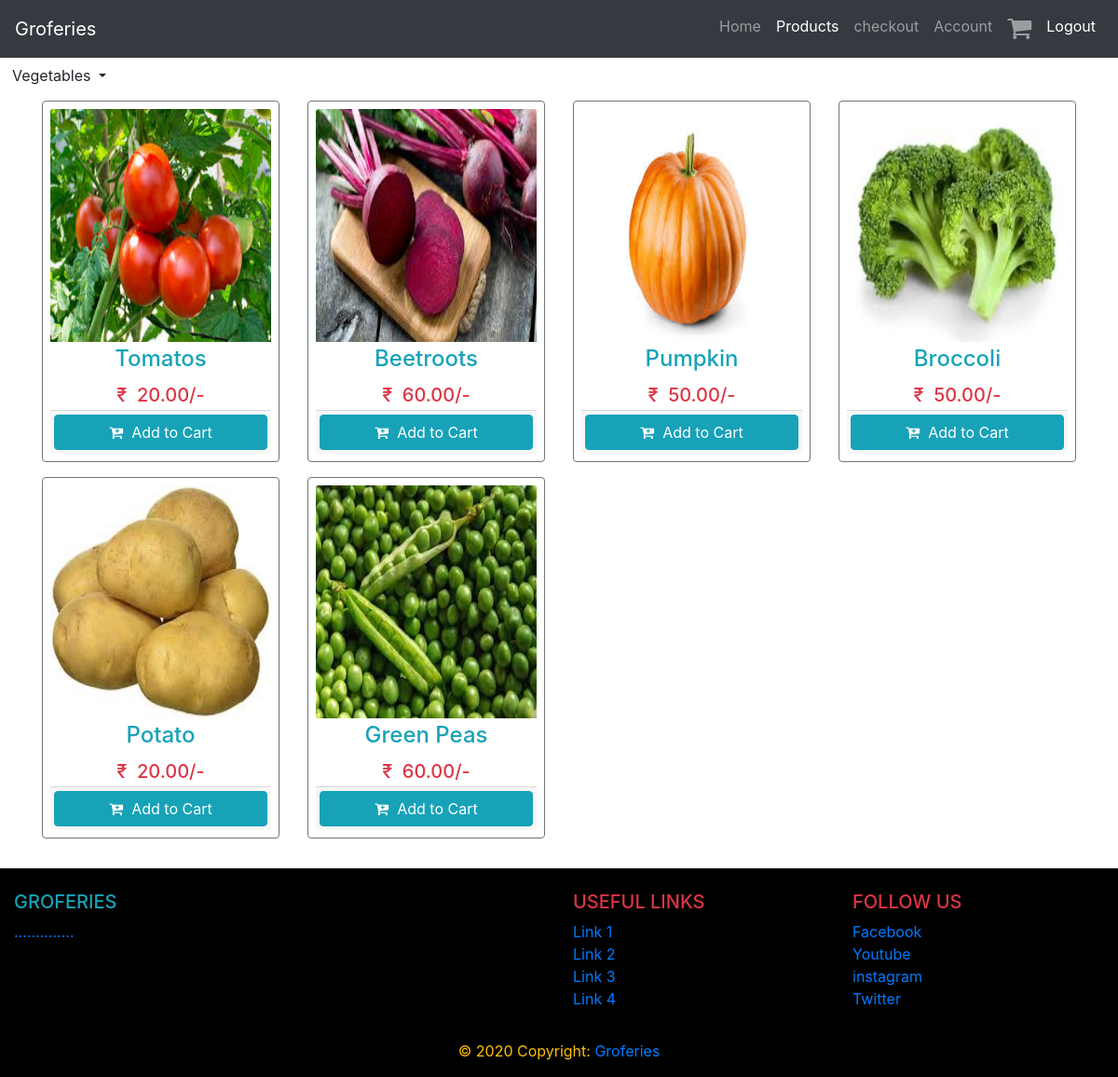
The app's page /prodveg.php (signed in) with its own data.
### tables this page shows
CREATE TABLE `products` (
  `id` int(20) NOT NULL,
  `product_name` varchar(100) NOT NULL,
  `product_price` varchar(50) NOT NULL,
  `product_image` varchar(255) NOT NULL,
  `product_code` varchar(10) NOT NULL
);

### prodveg.php (the view, shortened to what this page needs)
<!DOCTYPE html>
     <?php
 include 'connection.php';
        ?>
<html>
    <head> <meta name="viewport" content="width=device-width, initial-scale=1">
        <link rel="stylesheet" href="https://maxcdn.bootstrapcdn.com/bootstrap/4.5.2/css/bootstrap.min.css">
        <link rel="stylesheet" src="style.css">
        <link href="https://stackpath.bootstrapcdn.com/font-awesome/4.7.0/css/font-awesome.min.css" rel="stylesheet">
    </head>
    <body>
        <nav class="navbar navbar-expand-md bg-dark navbar-dark">
  <a class="navbar-brand" href="home.php" >Groferies</a>
  <div class="collapse navbar-collapse" id="collapsibleNavbar">
      <ul class="navbar-nav ml-auto" onmouseover="play()">
        <li class="nav-item">
          <a class="nav-link" href="home.php">Home</a>
      </li>
      <li class="nav-item">
          <a class="nav-link active" href="products.php">Products</a>
      </li>
      <li class="nav-item">
        <a class="nav-link" href="checkout.php">checkout</a>
      </li>
      <li class="nav-item">
        <a class="nav-link" href="Caccount.php">Account</a>
      </li>
      <li class="nav-item">
          <a class="nav-link" href="cart.php"><i class="fa fa-shopping-cart" style="font-size:28px"></i>
              <span id="cart-item" class="badge badge-danger"></span></a>
              <li class="nav-item">
        <a class="nav-link active" href="logout.php">Logout</a>
      </li>
      </li>
    </ul>
  </div>
</nav>
        <div class="dropdown">
    <button class="btn btn-default dropdown-toggle btn-in" type="button" data-toggle="dropdown">Vegetables
    <span class="caret"></span></button>
  </div>
        <div class="container">
            <div class="row mt-2 pb-3">
                <?php
                $stmt = $conn->prepare("select * from products where product_code like 'v_%' ");
              $stmt->execute();
               $resul= $stmt->get_result();
                 while($row = $resul->fetch_assoc()):
                 ?>
                    <div class=" col-sm-6 col-md-4 col-lg-3 mb-2">
                    <div class="card-deck">
                        <div class="card p-2 border-secondary mb-2">
                            <img src="<?= $row['product_image']; ?>" class="card-img-top" height="250px">
                            <div class="card-body p-1">
                            <h4 class="card-title text-center text-info"><?= $row['product_name'] ?></h4>
                            <h5 class="card-text text-center text-danger">₹&nbsp;&nbsp;<?= number_format($row['product_price'],2)?>/-</h5>
                            </div>
                            <div class="card-footer p-1">
                                <form action="" class="form-submit">
                                       <button  class="btn btn-info btn-block addItemBtn" onclick="playc()" ><i class="fa fa-cart-plus">
                                           </i>&nbsp;&nbsp;Add to Cart</button>
                                </form>
                            </div>
                        </div>
                    </div>
                </div>
               <?php endwhile; ?>
            </div>
        </div>
        <footer class="page-footer font-small blue pt-4" style="background-color: black">
  <div class="container-fluid text-center text-md-left">
    <div class="row">
      <div class="col-md-6 mt-md-0 mt-3">
        <h5 class="text-uppercase text-info">Groferies</h5>
        <p class="text-primary">..............</p>
      </div>
      <div class="col-md-3 mb-md-0 mb-3">
        <h5 class="text-uppercase text-danger">Useful Links</h5>
        <ul class="list-unstyled">
          <li>
            <a href="#!">Link 1</a>
          </li>
          <li>
            <a href="#!">Link 2</a>
          </li>
          <li>
            <a href="#!">Link 3</a>
          </li>
          <li>
            <a href="#!">Link 4</a>
          </li>
        </ul>
      </div>
      <div class="col-md-3 mb-md-0 mb-3">
        <h5 class="text-uppercase text-danger">Follow Us</h5>
        <ul class="list-unstyled">
          <li>
            <a href="#!">Facebook</a>
          </li>
          <li>
            <a href="#!">Youtube</a>
          </li>
          <li>
            <a href="#!">instagram</a>
          </li>
          <li>
            <a href="#!">Twitter</a>
          </li>
        </ul>
      </div>
    </div>
  </div>
  <div class="footer-copyright text-center py-3 text-warning">© 2020 Copyright:
    <a href="https://mdbootstrap.com/">Groferies</a>
  </div>
</footer>
    </body>
</html>

### records on screen
products: product_image (picture), product_name "Tomatos", product_price "20.00"
products: product_image (picture), product_name "Beetroots", product_price "60.00"
products: product_image (picture), product_name "Pumpkin", product_price "50.00"
products: product_image (picture), product_name "Broccoli", product_price "50.00"
products: product_image (picture), product_name "Potato", product_price "20.00"
products: product_image (picture), product_name "Green Peas", product_price "60.00"
